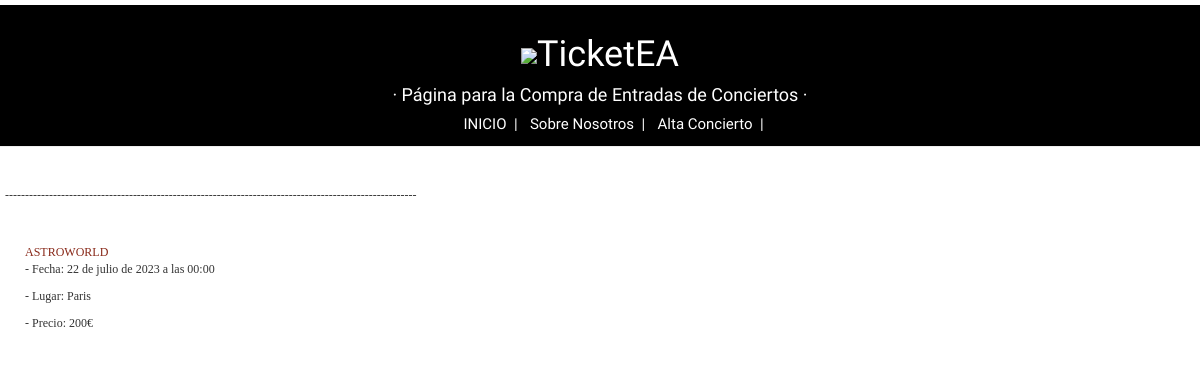
Before: / with the older database file.
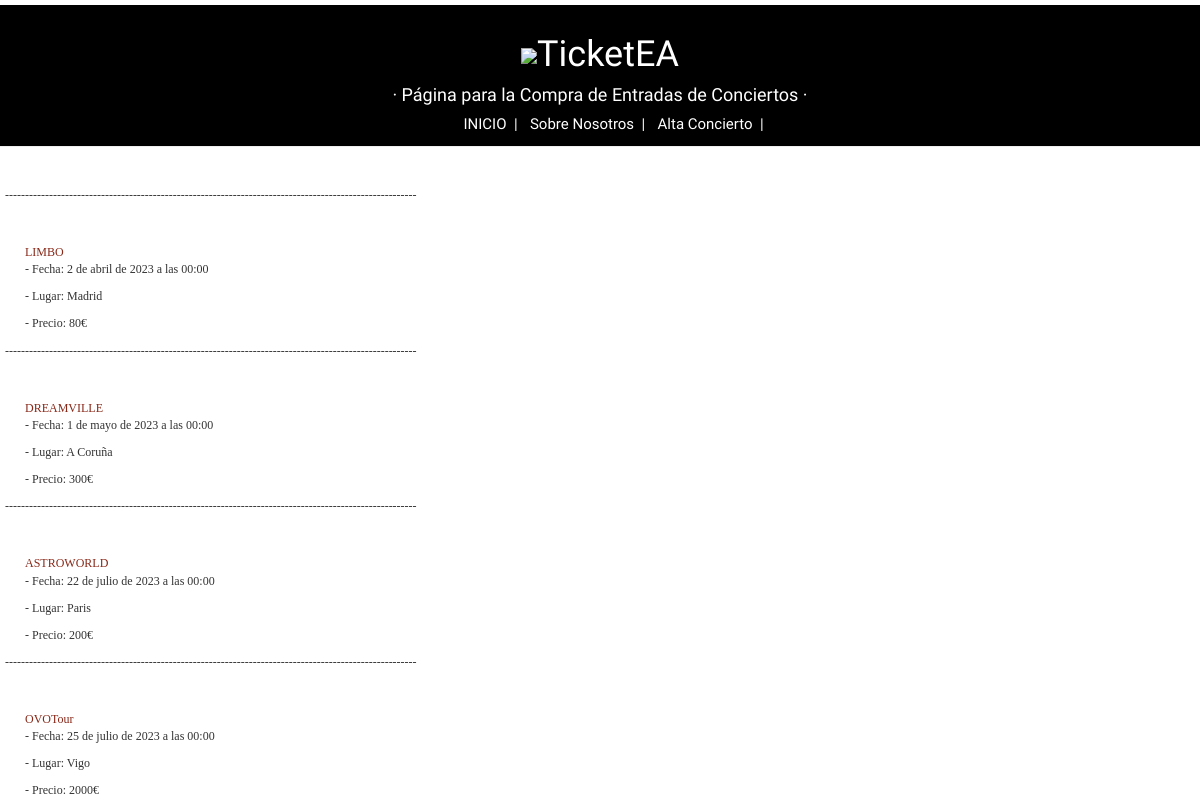
After: the same page with the newer database file.
### misitio/models.py (models this page shows)
class Concierto(models.Model):
    nombre = models.CharField(max_length=20, primary_key = True)
    fecha = models.DateTimeField(blank = False, null = False)
    lugar = models.CharField(max_length=150, blank = False, null = False)
    precio = models.CharField(max_length=14, blank = False, null = False)

### misitio/views.py (the view)
# urls.py: path('', views.conciertos_list, name='conciertos_list'),
def conciertos_list(request):
    conciertos = Concierto.objects.order_by('fecha')
    return render(request, 'misitio/conciertos_list.html', {'conciertos': conciertos})

### misitio/templates/misitio/conciertos_list.html
{% extends 'misitio/base.html' %}
{% block content %}
{% for concierto in conciertos %}
    <p>-------------------------------------------------------------------------------------------------------</p>
<div class="content">
    <p><div class="nombre">{{ concierto.nombre }} </div> - Fecha: {{ concierto.fecha }}</p>
    <p>- Lugar: {{ concierto.lugar }} <div>- Precio: {{ concierto.precio }}</div></p>
</div>
{% endfor %}
{% endblock %}

### misitio/templates/misitio/base.html (shortened to what this page needs)
<!DOCTYPE html>
{% load static %}
<html lang="en">
<head>
    <link rel="stylesheet" href="//maxcdn.bootstrapcdn.com/bootstrap/3.2.0/css/bootstrap.min.css"/>
    <link rel="stylesheet" href="//maxcdn.bootstrapcdn.com/bootstrap/3.2.0/css/bootstrap-theme.min.css"/>
    <link rel="stylesheet" href="{% static 'css/misitio.css' %}"/>
</head>
<body>
<div class="page-header">
    <h1><img src=C:\Users\a21gebremedingl\Documents\PruebasPython\PyCharm\web\misitio\templates\images\ticketsIcon.png"><a href="/">TicketEA</a></h1>
    <h4 class="subtitulo">· Página para la Compra  de Entradas  de Conciertos ·</h4>
    <span class='glyphicon-minus'><a href="/" class="top-menu">INICIO&nbsp;&nbsp;|</a></span>
    <span class='glyphicon-minus'><a href="#" class="top-menu">Sobre Nosotros&nbsp;&nbsp;|</a></span>
    <span class='glyphicon-minus'><a href="{% url 'concierto_new' %}" class="top-menu">Alta Concierto&nbsp;&nbsp;|</a></span>
</div>
  <div class="content">
      <div class="row">
        {% block content %}
        {% endblock %}
      </div>
  </div>
</body>
</html>

### misitio/static/css/misitio.css (style rules this page uses)
.page-header { background-color: #000; margin-top:5px; padding: 10px 10px 10px 10px; font-family: 'Abel'; font-size: 15px; color: #000000; text-align:center; }
.page-header a { color: #ffffff; }
.subtitulo { color: #ffffff; }
.content { padding-top: 20px; padding-left:20px; font-size:12px; font-family: 'Calibre'; }
.nombre { color: #882818 }

Changed rows visible on the page:
added Concierto: nombre "LIMBO", fecha "2 de abril de 2023 a las 00:00", lugar "Madrid", precio "80€"
added Concierto: nombre "DREAMVILLE", fecha "1 de mayo de 2023 a las 00:00", lugar "A Coruña", precio "300€"
added Concierto: nombre "OVOTour", fecha "25 de julio de 2023 a las 00:00", lugar "Vigo", precio "2000€"
